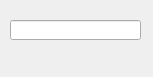
<?xml version="1.0" encoding="UTF-8"?>
<ui version="4.0">
 <class>RetypeForm</class>
 <widget class="QWidget" name="RetypeForm">
  <property name="geometry">
   <rect>
    <x>0</x>
    <y>0</y>
    <width>153</width>
    <height>77</height>
   </rect>
  </property>
  <property name="windowTitle">
   <string>Retype</string>
  </property>
  <widget class="QLineEdit" name="eNum">
   <property name="geometry">
    <rect>
     <x>10</x>
     <y>20</y>
     <width>131</width>
     <height>20</height>
    </rect>
   </property>
  </widget>
  <widget class="QLabel" name="lblCounter">
   <property name="geometry">
    <rect>
     <x>20</x>
     <y>50</y>
     <width>121</width>
     <height>16</height>
    </rect>
   </property>
   <property name="text">
    <string/>
   </property>
   <property name="alignment">
    <set>Qt::AlignCenter</set>
   </property>
  </widget>
 </widget>
 <resources/>
 <connections/>
</ui>
